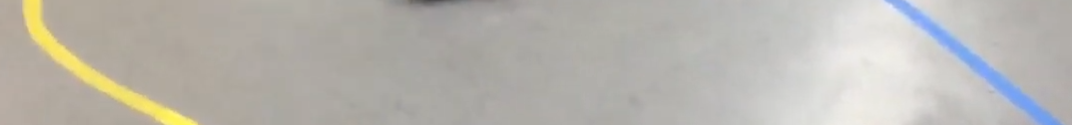
#> input picture Old/track.png, 1072 x 125 px
$ python Wrong.py
#> lines starting #> are read from the running program, lines starting #| are printed output that depends on the picture; after the words box and inside, x2 and y2 are one past the last pixel; in counts of white or black regions, pixels touching at a corner belong together; long printed decimals are rounded
import cv2
import numpy as np
import math

#cv2 MAT function
"""
Get the values of all pixels (Black or white [1,0])
Work out the distance based on pixels(camera specs will define the true distance)
Find midpoint
Algorithm for corners:
    -If the np array has certain 1 values (On a diagnol), you can assume corner
    -Work out motor functions based on the angle of the diagnol
"""

threshold1 = 85
threshold2 = 85
theta=0
r_width = 500
r_height = 300
minLineLength = 10 #10
maxLineGap = 1 #1
k_width = 5
k_height = 5
max_slider = 10

# Read Image
image = cv2.imread(r'track.png')
#> image is the input picture: shape (125, 1072, 3); mean B, G, R 175.1, 181.5, 184.4
# Resize width=500 height=300 incase of inputting raspi captured image
image = cv2.resize(image,(r_width,r_height))
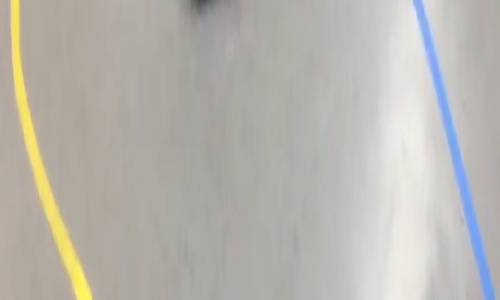
#> image: shape (300, 500, 3); mean B, G, R 175.1, 181.4, 184.3
frame_HSV = cv2.cvtColor(image, cv2.COLOR_BGR2HSV)
#> frame_HSV: shape (300, 500, 3); mean H, S, V 24.8, 18.3, 186.8
lower_blue = np.array([100,50,120])
upper_blue = np.array([150,255,255])
blue_mask = cv2.inRange(frame_HSV, lower_blue, upper_blue)
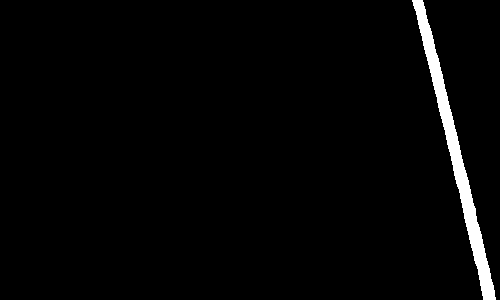
#> blue_mask: shape (300, 500); 2.4% white; 1 white region, box (x1, y1, x2, y2) and area: (412, 0, 496, 300) 3585
lower_yellow = np.array([25,30,100])
upper_yellow = np.array([40,255,255])
yellow_mask = cv2.inRange(frame_HSV, lower_yellow, upper_yellow)
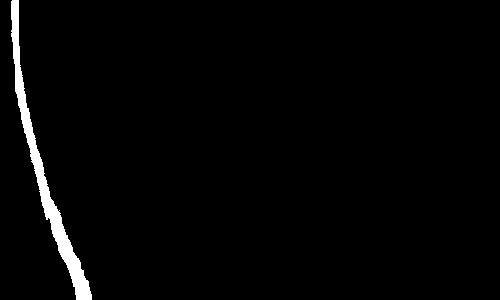
#> yellow_mask: shape (300, 500); 2.1% white; 1 white region, box (x1, y1, x2, y2) and area: (11, 0, 92, 300) 3123

edged1 = cv2.Canny(yellow_mask, threshold1, threshold2)
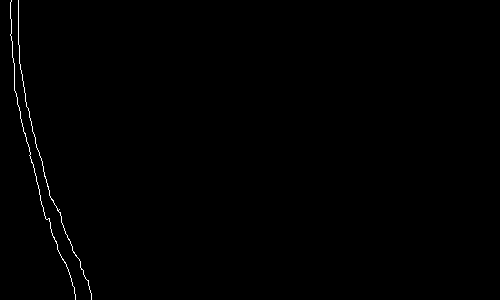
#> edged1: shape (300, 500); 0.41% white in thin lines or dots, all inside (x1, y1, x2, y2) = (10, 0, 92, 300)
edged2 = cv2.Canny(blue_mask, threshold1, threshold2)
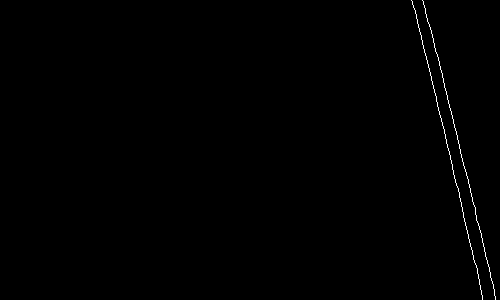
#> edged2: shape (300, 500); 0.4% white in thin lines or dots, all inside (x1, y1, x2, y2) = (411, 0, 496, 300)
# Detect points that form a line
yellow_lines = cv2.HoughLinesP(edged1,1,np.pi/180,max_slider,minLineLength,maxLineGap)
#> yellow_lines = 86 rows, first 6: [42, 205, 42, 206], [34, 169, 35, 175], [25, 93, 25, 95], [40, 156, 40, 157], [12, 42, 12, 46], [62, 258, 64, 262]
blue_lines = cv2.HoughLinesP(edged2,1,np.pi/180,max_slider,minLineLength,maxLineGap)
#> blue_lines = 88 rows, first 6: [450, 155, 450, 158], [468, 234, 468, 236], [422, 0, 423, 4], [485, 253, 485, 256], [445, 134, 445, 136], [427, 18, 428, 23]
# Accumulate the weighted sum of angles and line lengths
total_theta = 0
total_length = 0

# Accumulate angles and lengths for yellow lines
for x in range(0, len(yellow_lines)):
    for x1, y1, x2, y2 in yellow_lines[x]:
        cv2.line(image,(x1,y1),(x2,y2),(255,0,0),3)
        line_length = math.sqrt((x2 - x1)**2 + (y2 - y1)**2)
        total_length += line_length
        total_theta += math.atan2((y2 - y1), (x2 - x1)) * line_length
#> this loop made 86 passes
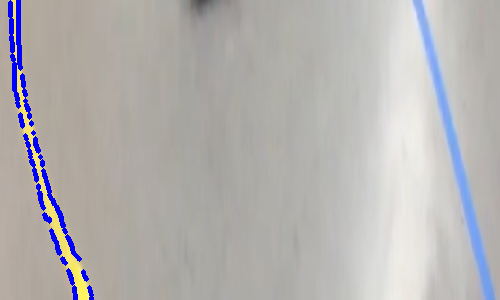
#> image: shape (300, 500, 3); 1.75% of pixels changed, all inside (x1, y1, x2, y2) = (8, 0, 94, 300)
#> after the loop, total_length = 373.3; total_theta = 243.8

# Accumulate angles and lengths for blue lines
for x in range(0, len(blue_lines)):
    for x1, y1, x2, y2 in blue_lines[x]:
        cv2.line(image,(x1,y1),(x2,y2),(255,0,0),3)
        line_length = math.sqrt((x2 - x1)**2 + (y2 - y1)**2)
        total_length += line_length
        total_theta += math.atan2((y2 - y1), (x2 - x1)) * line_length
#> this loop made 88 passes
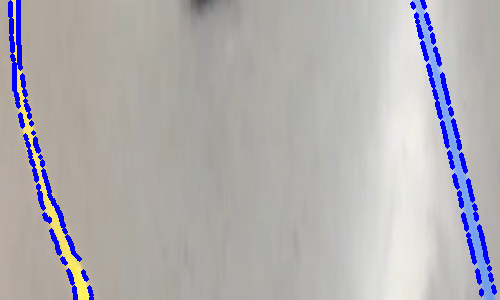
#> image: shape (300, 500, 3); 1.6% of pixels changed, all inside (x1, y1, x2, y2) = (410, 0, 497, 297)
#> after the loop, total_length = 705.3; total_theta = 726.1
print(total_theta)
#| 726.091

# Calculate the weighted average angle
if total_length > 0:
    average_theta = total_theta / total_length
#> average_theta = 1.03
else:
    average_theta = 0

# Determine direction based on the average angle
threshold=5
#S = |226| < t
#L = 222 > t
#R = 523 > t
if(theta>threshold):
    print("Go left")
if(theta<-threshold):
    print("Go right")
if(abs(theta)<threshold):
    print("Go straight")
theta=0
cv2.imshow("Line Detection",image)
cv2.waitKey(0)
cv2.destroyAllWindows()
